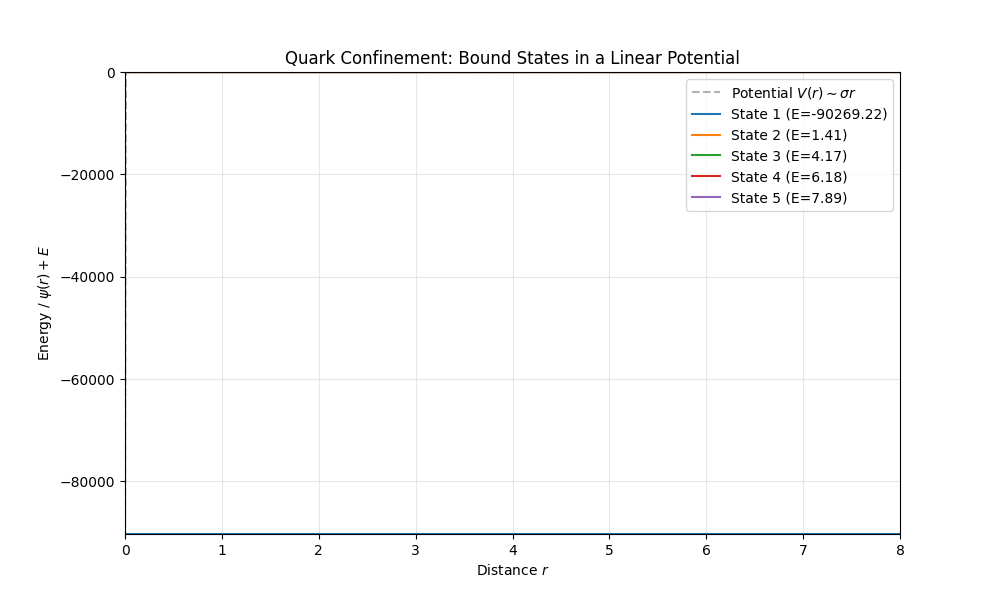

The script that saved this image:
import numpy as np
import matplotlib.pyplot as plt
from scipy.sparse.linalg import eigsh
from scipy import sparse

def solve_quark_confinement(kappa=1.0, sigma=2.0, N=1000, r_max=10):
    """
    Simulates the 'Strong Force' (QCD toy model) using a linear confinement potential.
    V(r) = -kappa/r + sigma*r
    The linear term (sigma*r) ensures quarks can never be separated.
    """
    r = np.linspace(1e-5, r_max, N)
    dr = r[1] - r[0]
    
    # Kinetic energy matrix (Radial)
    diag = np.ones(N)
    D2 = sparse.spdiags([diag, -2*diag, diag], [-1, 0, 1], N, N) / dr**2
    T = -0.5 * D2
    
    # Potential energy: Coulombic + Linear (Confinement)
    V = -kappa / r + sigma * r
    U = sparse.diags(V, 0)
    
    H = T + U
    
    print(f"Solving Quark Confinement model (sigma={sigma})...")
    evals, evecs = eigsh(H, k=5, which='SA')
    
    return r, V, evals, evecs

def plot_quarks(r, V, evals, evecs):
    from scipy.integrate import trapezoid
    plt.figure(figsize=(10, 6))
    plt.plot(r, V, 'k--', alpha=0.3, label=r'Potential $V(r) \sim \sigma r$')
    
    for i in range(len(evals)):
        u = evecs[:, i]
        u /= np.sqrt(trapezoid(u**2, r))
        plt.plot(r, u + evals[i], label=f'State {i+1} (E={evals[i]:.2f})')
        
    plt.ylim(evals[0]-2, evals[-1]+5)
    plt.xlim(0, 8)
    plt.title('Quark Confinement: Bound States in a Linear Potential')
    plt.xlabel('Distance $r$')
    plt.ylabel(r'Energy / $\psi(r) + E$')
    plt.legend()
    plt.grid(True, alpha=0.3)
    plt.savefig('simulations/quark_confinement.png')
    print("Plot saved to simulations/quark_confinement.png")

if __name__ == "__main__":
    r, V, E, psi = solve_quark_confinement()
    plot_quarks(r, V, E, psi)
